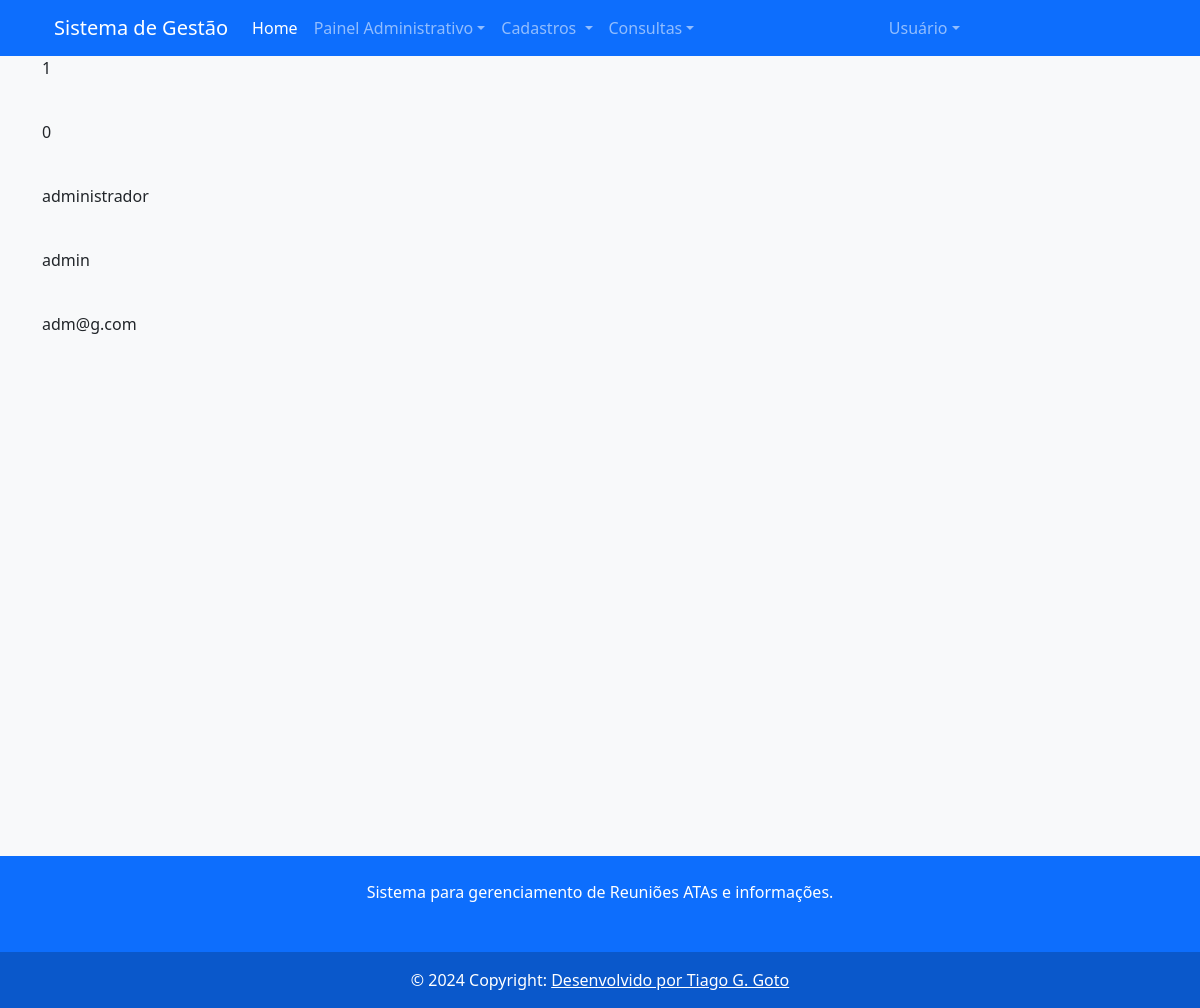
Screenshot of /users/detail (signed in) with the database file from the repository.
### src/models/entities/users.py (models this page shows, shortened)
class Users(db.Model):
    __tablename__="users"
    id = db.Column(db.Integer, primary_key=True, autoincrement=True)
    username = db.Column(db.Text, nullable=False)
    _password= db.Column(db.Text, nullable=False)
    userid = db.Column(db.Text, nullable=False, unique=True)
    useremail = db.Column(db.Text, nullable=False)
    access = db.Column(db.Integer, db.ForeignKey("permissions.id"))
    authenticated = db.Column(db.Boolean, default=False)
    isactive = db.Column(db.Boolean, default=True)

### src/routes/users.py (the view)
@users_route.route('/detail', methods=['GET'])
@login_required
def user_detail():
    name= current_user
    return render_template('user_detail.html', dados=name)

### src/routes/login.py (called while the page is built)
@login_manager.user_loader
def loader_user(user_id):
    return Users.query.filter_by(userid=user_id).first()

### src/templates/user_detail.html
{% extends "base.html" %}
{% block content %}
<p> {{ dados.id }} </p> <br>
<p>{{ dados.access }} </p> <br>
<p>{{ dados.username }} </p> <br>
<p>{{ dados.userid }} </p> <br>
<p>{{ dados.useremail }} </p> <br>
{% endblock %}

### rows the page displays
Users: id "1", access "0", username "administrador", userid "admin", useremail "adm@g.com"
